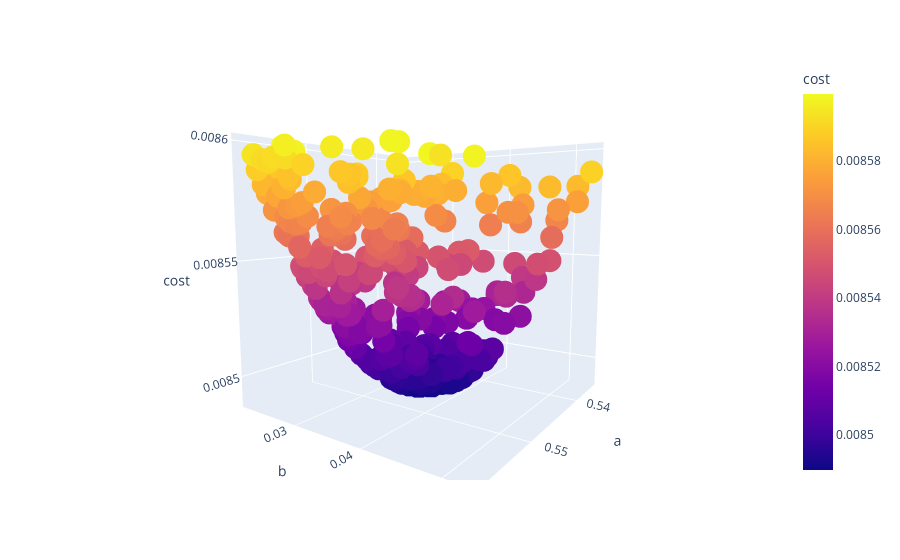

This figure's notebook cell:
### Code cell
df2 = pd.DataFrame(np.hstack((v,b.reshape(-1,1))),columns=['a','b','cost'])
fig = px.scatter_3d(df2[df2.cost<0.0086], x="a", y="b", z='cost',color='cost')
fig.show()

### Figure 1 — Plotly figure (JSON) as saved in the notebook; plotly's stock layout.template omitted (floating-point values rounded to 4 significant figures; data arrays with more than 128 entries replaced by an {"elided": "..."} marker saying what was removed)
{"data": [{"hovertemplate": "a=%{x}<br>b=%{y}<br>cost=%{marker.color}<extra></extra>", "legendgroup": "", "marker": {"color": {"elided": "352 float values"}, "coloraxis": "coloraxis", "symbol": "circle"}, "mode": "markers", "name": "", "scene": "scene", "showlegend": false, "type": "scatter3d", "x": {"elided": "352 float values"}, "y": {"elided": "352 float values"}, "z": {"elided": "352 float values"}}], "layout": {"autosize": true, "coloraxis": {"colorbar": {"title": {"text": "cost"}}, "colorscale": [[0, "#0d0887"], [0.1111, "#46039f"], [0.2222, "#7201a8"], [0.3333, "#9c179e"], [0.4444, "#bd3786"], [0.5556, "#d8576b"], [0.6667, "#ed7953"], [0.7778, "#fb9f3a"], [0.8889, "#fdca26"], [1, "#f0f921"]]}, "legend": {"tracegroupgap": 0}, "margin": {"t": 60}, "scene": {"aspectmode": "auto", "aspectratio": {"x": 1, "y": 1, "z": 1}, "camera": {"center": {"x": 0, "y": 0, "z": 0}, "eye": {"x": 1.597, "y": 1.113, "z": 0.2236}, "projection": {"type": "perspective"}, "up": {"x": 0, "y": 0, "z": 1}}, "domain": {"x": [0, 1], "y": [0, 1]}, "xaxis": {"title": {"text": "a"}, "type": "linear"}, "yaxis": {"title": {"text": "b"}, "type": "linear"}, "zaxis": {"title": {"text": "cost"}, "type": "linear"}}}}
